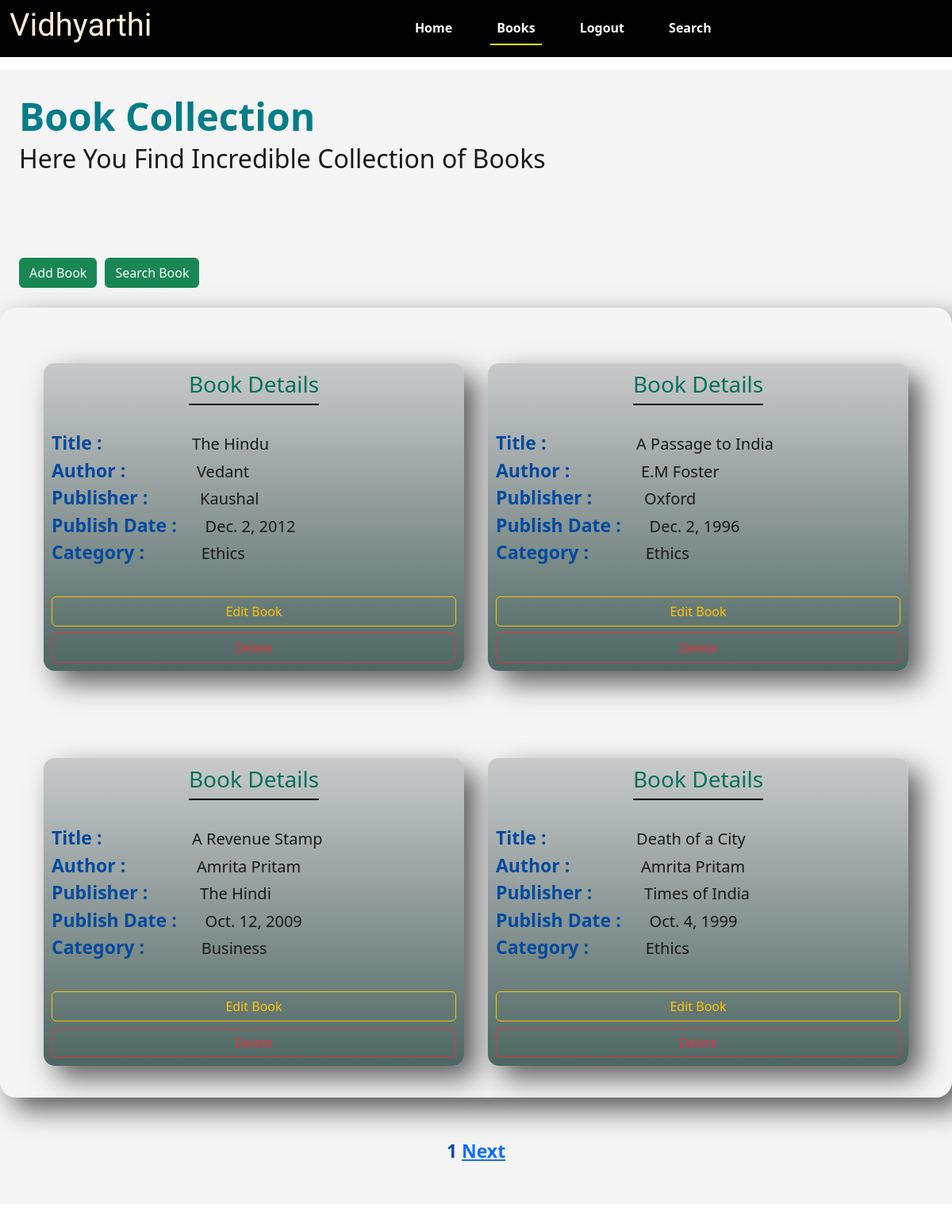
The app's page /showbook/ (signed in) with its own data.
### book/models.py (models this page shows)
class book(models.Model):
    title=models.CharField(max_length=70)
    author=models.CharField(max_length=70)
    publisher=models.CharField(max_length=70)
    publish_date=models.DateField()
    category=models.CharField(max_length=70)

### book/views.py (the view)
# urls.py: path('showbook/',book_views.show_book,name='showbook'),
def show_book(request):
    if request.user.is_authenticated:
        fm = book.objects.all().order_by('id')
        paginator = Paginator(fm, 4)
        page_number = request.GET.get('page')
        page_obj = paginator.get_page(page_number)
        return render(request, 'book/showbook.html',  {'page_obj': page_obj, 'book': 'active'})
    else:
        messages.warning(request, 'Please Login First')
        return redirect('/login/')

### book/templates/book/showbook.html (shortened to what this page needs)
{% extends 'student/base.html' %}
{% load static %}
{% block style %}
<link rel="stylesheet" href="{% static 'book/css/styleshoww.css' %}">
{% endblock style %}
{% block content %}
<div class="col-sm-12 contain">
    <div class="row m-0 p-0">
        <div class="col-sm-12 heading">
            <div>
                <h1 class="head">Book Collection</h1>
                <p class="para">Here You Find Incredible Collection of Books</p>
            </div>
            <div class=" side">
                <div class="add ">
                    <a href="{% url 'addbook' %}" class="btn btn-success mr-3">Add Book</a>
                </div>
                <div class="search">
                    <a href="{% url 'searchauth' %}" class="btn btn-success ">Search Book</a>
                </div>
            </div>
        </div>
    </div>
    <div class="row ">
        <div class=" rows">
            {% if page_obj is not None %}
            {% for book in page_obj %}
            <div class="first">
                <div class="book">
                    <h3>Book Details</h3>
                </div>
                <div>
                    <span>Title : &nbsp; &nbsp; &nbsp; &nbsp; &nbsp; &nbsp; &nbsp; &nbsp; &nbsp; </span>{{book.title}}
                </div>
                <div>
                    <span>Author : &nbsp; &nbsp; &nbsp; &nbsp; &nbsp; &nbsp; &nbsp; </span>{{book.author}}
                </div>
                <div>
                    <span>Publisher : &nbsp; &nbsp; &nbsp; &nbsp; &nbsp; </span>{{book.publisher}}
                </div>
                <div>
                    <span>Publish Date : &nbsp; &nbsp; &nbsp;</span>{{book.publish_date}}
                </div>
                <div>
                    <span>Category :&nbsp; &nbsp; &nbsp; &nbsp; &nbsp; &nbsp; </span>{{book.category}}
                </div> <br>
                <a href="{% url 'editbook' book.id %} " class="btn btn-outline-warning mt-2">Edit Book</a>
                <form action="{% url 'deletebook' book.id %}">
                    <input type="submit" class="btn btn-outline-danger form-control mt-2" name="" value="Delete" id="">
                </form>
            </div>
            {% endfor %}
            {% endif %}
            </div> <br> <br>
        </div>
        <div class="page">
            <span>
                 <span>{{page_obj.number}}</span>
                {% if page_obj.has_next %}
                <a href="?page={{page_obj.next_page_number}}">Next</a>
                {% endif %}
            </span>
        </div>
    </div>
</div>
</div>
{% endblock content %}

### student/templates/student/base.html (shortened to what this page needs)
<!DOCTYPE html>
<html lang="en">
<head>
    <link rel="stylesheet" href="{% static 'student/css/all.min.css' %}">
    <link rel="stylesheet" href="{% static 'student/css/bootstrap.css' %}">
    <link rel="stylesheet" href="{% static 'student/webfonts' %}">
    <link rel="stylesheet" href="{% static 'student/css/stylebasee.css' %}">
    {% block style %}
    {% endblock style %}
</head>
<body>
    <div class="container-fluid navv" data-bs-theme="dark">
        <div class="row ">
            <nav class="navbar navbar-expand-lg ">
                <div class="container-fluid">
                    <h1 class="library">Vidhyarthi</h1>
                    <div class="collapse navbar-collapse" id="navbarNav">
                        <ul class="navbar-nav">
                            <li class="nav-item">
                                <a class="nav-link {{home}}" aria-current="page" href="{% url 'home' %}">Home</a>
                            </li>
                            <li class="nav-item">
                                <a class="nav-link {{book}}" href="{% url 'showbook' %}">Books</a>
                            </li>
                            {% if not request.user.is_authenticated %}
                            <li class="nav-item">
                                <a class="nav-link {{signup}}" href="{% url 'signup' %}">Signup</a>
                            </li>
                            <li class="nav-item">
                                <a class="nav-link {{login}} " href="{% url 'login' %}">Login</a>
                            </li>
                            {% else %}
                            <li class="nav-item">
                                <a class="nav-link  " href="{% url 'logout' %}">Logout</a>
                            </li>
                            <li class="nav-item">
                                <a class="nav-link {{search}} " href="{% url 'searchauth' %}">Search</a>
                            </li>
                            {% endif %}
                        </ul>
                    </div>
                </div>
            </nav>
        </div>
    </div>
    <div class="container-fluid ">
        <div class="row ">
        </div>
        <div class="row">
            {% block content %} {% endblock content %}
</body>
</html>

### student/static/student/css/stylebasee.css (style rules this page uses)
.navbar { width: 100%; background: #000; color: antiquewhite; }
.collapse { display: flex; justify-content: center; align-content: center; }
.library { align-items: flex-start; font-family: 'satisfy',cursive; }
.collapse ul li { margin-left: 40px; }
.collapse ul li a { color: white; font-weight: bold; }
.active { border-bottom: 2px solid yellow; }

### book/static/book/css/styleshoww.css (style rules this page uses)
* { margin: 0; padding: 0; box-sizing: border-box; }
.navbar { width: 100%; background: #000; color: antiquewhite; }
body { width: 100%; height: 200vh; margin: 0; padding: 0; }
.contain { background:whitesmoke; color: rgb(26, 25, 24); }
.heading { display: flex; justify-content: center; align-content: center; flex-direction: column; margin-top: 30px; }
.head { color: rgb(3, 124, 137); font-size: 3em; font-weight: bold; margin-bottom: 0; }
.para { padding-top: 0; font-size: 2em; }
.side { margin: 85px 0 25px 0; font-weight: bold; display: flex; justify-content: flex-start; }
.search { margin-left: 10px; }
.rows { width: 100%; display: flex; flex-direction: row; justify-content: center; flex-grow: 1; flex-wrap: wrap; box-shadow: 15px 15px 35px rgb(88, 88, 88); border-radius: 20px; }
.first { width: 530px; margin: 15px; padding: 10px; margin-top: 70px; box-sizing: border-box; font-size: 20px; display: flex; flex-direction: column; justify-content: center; box-shadow: 15px 15px 35px rgb(88, 88, 88); border-radius: 14px; background: linear-gradient(180deg,#c9c9ca,rgb(77, 103, 98)); margin-bottom: 40px; }
.book { color: rgb(4, 113, 95); margin: auto; border-bottom: 2px solid black; margin-bottom: 30px; }
div span { color: rgb(4, 74, 160); font-size: 23px; font-weight: bold; }
.page { margin: 50px 0 ; display: flex; justify-content: center; align-content: center; }

### records on screen
book: title "The Hindu", author "Vedant", publisher "Kaushal", publish_date "Dec. 2, 2012", category "Ethics"
book: title "A Passage to India", author "E.M Foster", publisher "Oxford", publish_date "Dec. 2, 1996", category "Ethics"
book: title "A Revenue Stamp", author "Amrita Pritam", publisher "The Hindi", publish_date "Oct. 12, 2009", category "Business"
book: title "Death of a City", author "Amrita Pritam", publisher "Times of India", publish_date "Oct. 4, 1999", category "Ethics"

### other values on screen
{{ page_obj.number }} "1"
